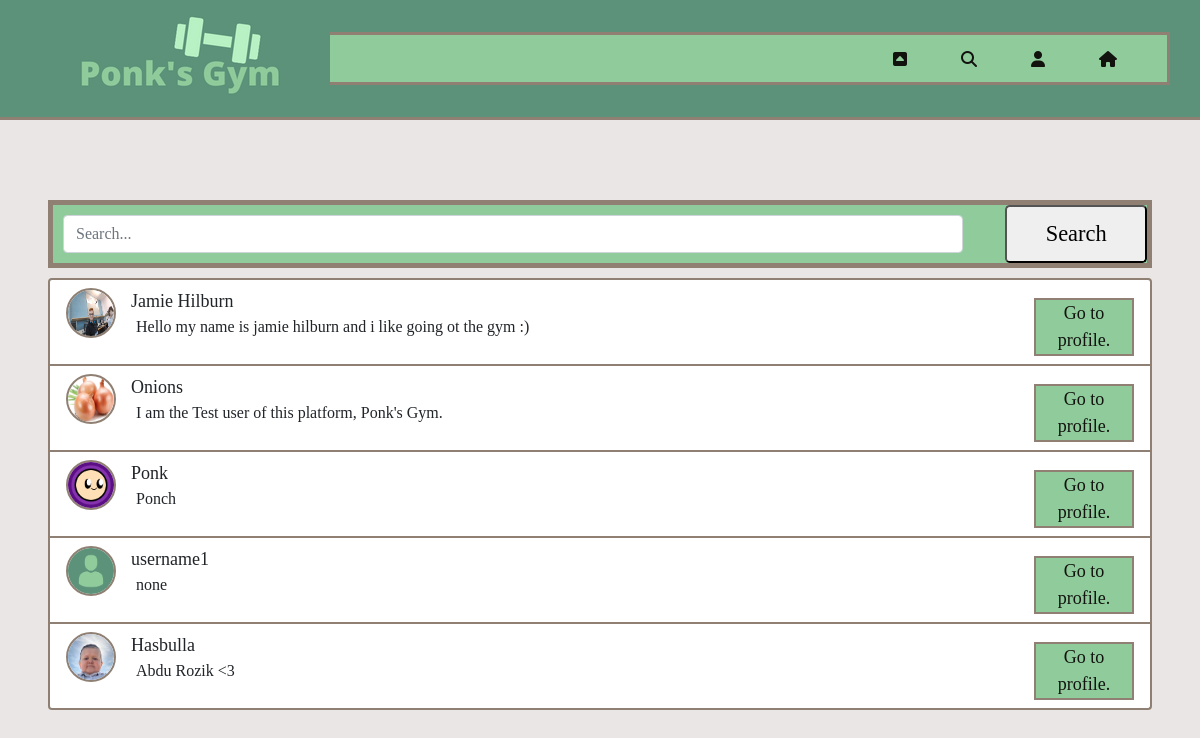
Screenshot of /search.php (signed in) with the database file from the repository.
### tables this page shows
CREATE TABLE `users` (
  `id` int(11) NOT NULL,
  `username` varchar(30) NOT NULL,
  `password` varchar(50) NOT NULL,
  `email` varchar(50) NOT NULL,
  `image` text DEFAULT 'pfp-template.png',
  `followers` int(11) DEFAULT 0,
  `following` int(11) DEFAULT 0,
  `posts` int(11) DEFAULT 0,
  `bio` text DEFAULT 'none'
);

### search.php (the view, shortened to what this page needs)
<?php
include('header.php');
?>
<?php
    include('connection.php');
    if(isset($_POST['search_input'])){
        $search_input = $_POST['search_input'];
        $searchvalue = strval("%".$search_input."%");
        $stmt = $conn->prepare("SELECT * FROM users WHERE username LIKE ? LIMIT 20");
        $stmt->bind_param("s",$searchvalue);
        $stmt->execute();
        $users = $stmt->get_result();
    }else{
        $search_input = "";
        $searchvalue = strval("%".$search_input."%");
        $stmt = $conn->prepare("SELECT * FROM users WHERE username LIKE ? LIMIT 20");
        $stmt->bind_param("s",$searchvalue);
        $stmt->execute();
        $users = $stmt->get_result();
    }
?>
    <div class="mt-5 mx-5">
        <form action="search.php" method="POST">
            <div class="form-group search-component">
                <input type="text" class="form-control" placeholder="Search..." name="search_input">
                <button type="submit" class="search-btn" name="search_btn">Search</button>
            </div>
        </form>
        <ul class="list-group">
            <?php foreach($users as $user){ ?>
                <?php if($user['id'] != $_SESSION['id']){ ?>
                <li class="list-group-item search-result-item">
                    <img src="<?php echo "assets/img/".$user['image']; ?>">
                    <div style="width: 100%;">
                        <p><?php echo $user['username']; ?></p>
                        <span><?php echo substr($user['bio'],0,100); ?></span>
                    </div>
                    <div class="search-result-item-button">
                        <form action="user_profile.php" method="POST">
                            <button type="submit" style="height: auto;">Go to profile.</button>
                        </form>
                    </div>
                </li>
                <?php } ?>
            <?php } ?>
        </ul>
    </div>
</body>
</html>

### assets/css/style.css (style rules this page uses)
* { margin: 0; padding: 0; box-sizing: border-box; font-family: Trebuchet MS; }
body { width: 100%; background-color: #EAE6E5; position: relative; font-family: Trebuchet MS; }
.profile-settings-btn, .profile-edit-btn, .user-follow-button, .upload-btn, .search-btn { font-size: 1.4rem; line-height: 1.8; border-radius: 0.3rem; padding: 0 2.4rem; margin-left: 2rem; }
.form-group { margin-top: 10px; }
.search-component { margin-top: 200px; background-color: #8FCB9B; border: 5px solid #8F8073; display: flex; margin-bottom: 10px; }
.search-component input { margin: 10px; }
.search-result-item { display: flex; justify-content: flex-start; align-items: flex-start; border: 2px solid #8F8073; }
.search-result-item img { width: 50px; height: 50px; border-radius: 50%; border: 2px solid #8F8073; }
.search-result-item p { margin: 15px 0 0 15px; font-size: 18px; margin-top: 0; }
.search-result-item span { font-size: 16px; margin: 20px 0 0 20px; }
.search-result-item-button { width: 100%; margin-top: 10px; }
.search-result-item-button button { background-color: #8FCB9B; color: #12130F; float: right; font-size: 18px; border: 2px solid #8F8073; outline: none; width: 100px; height: 35px; }

### rows the page displays
users: image (picture), username "Jamie Hilburn", bio "Hello my name is jamie hilburn and i like going ot the gym :)"
users: image (picture), username "Onions", bio "I am the Test user of this platform, Ponk's Gym."
users: image (picture), username "Ponk", bio "Ponch"
users: image (picture), username "username1", bio "none"
users: image (picture), username "Hasbulla", bio "Abdu Rozik <3"
